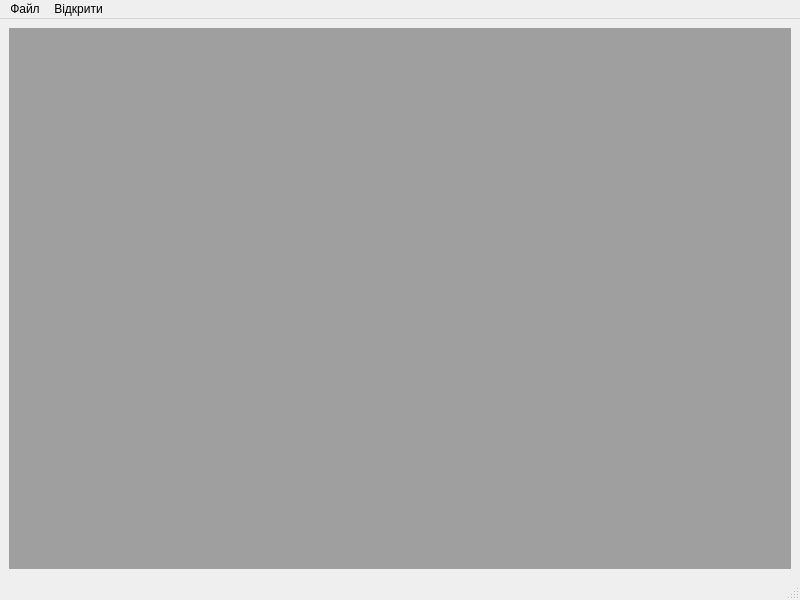
<?xml version="1.0" encoding="UTF-8"?>
<ui version="4.0">
 <class>MainWindow</class>
 <widget class="QMainWindow" name="MainWindow">
  <property name="geometry">
   <rect>
    <x>0</x>
    <y>0</y>
    <width>800</width>
    <height>600</height>
   </rect>
  </property>
  <property name="windowTitle">
   <string>MainWindow</string>
  </property>
  <widget class="QWidget" name="mainWidget">
   <layout class="QVBoxLayout" name="mainLayout">
    <item>
     <widget class="QMdiArea" name="mdiArea"/>
    </item>
   </layout>
  </widget>
  <widget class="QMenuBar" name="menuBar">
   <property name="geometry">
    <rect>
     <x>0</x>
     <y>0</y>
     <width>800</width>
     <height>21</height>
    </rect>
   </property>
   <widget class="QMenu" name="windowsMenu">
    <property name="title">
     <string>Відкрити</string>
    </property>
    <addaction name="settingsAction"/>
    <addaction name="plotAction"/>
    <addaction name="tableAction"/>
   </widget>
   <widget class="QMenu" name="fileMenu">
    <property name="title">
     <string>Файл</string>
    </property>
    <addaction name="saveAction"/>
    <addaction name="saveAsAction"/>
    <addaction name="openAction"/>
    <addaction name="resetAction"/>
    <addaction name="printAction"/>
   </widget>
   <addaction name="fileMenu"/>
   <addaction name="windowsMenu"/>
  </widget>
  <widget class="QStatusBar" name="statusBar"/>
  <action name="settingsAction">
   <property name="text">
    <string>Налаштування</string>
   </property>
  </action>
  <action name="plotAction">
   <property name="text">
    <string>Графік</string>
   </property>
  </action>
  <action name="tableAction">
   <property name="text">
    <string>Таблиця</string>
   </property>
  </action>
  <action name="saveAction">
   <property name="text">
    <string>Зберегти</string>
   </property>
  </action>
  <action name="saveAsAction">
   <property name="text">
    <string>Зберегти як</string>
   </property>
  </action>
  <action name="openAction">
   <property name="text">
    <string>Відкрити</string>
   </property>
  </action>
  <action name="resetAction">
   <property name="text">
    <string>Скинути значення</string>
   </property>
  </action>
  <action name="printAction">
   <property name="text">
    <string>Друк</string>
   </property>
  </action>
 </widget>
 <resources/>
 <connections>
  <connection>
   <sender>settingsAction</sender>
   <signal>triggered()</signal>
   <receiver>MainWindow</receiver>
   <slot>triggerSettingsAction()</slot>
   <hints>
    <hint type="sourcelabel">
     <x>-1</x>
     <y>-1</y>
    </hint>
    <hint type="destinationlabel">
     <x>399</x>
     <y>299</y>
    </hint>
   </hints>
  </connection>
  <connection>
   <sender>plotAction</sender>
   <signal>triggered()</signal>
   <receiver>MainWindow</receiver>
   <slot>triggerPlotAction()</slot>
   <hints>
    <hint type="sourcelabel">
     <x>-1</x>
     <y>-1</y>
    </hint>
    <hint type="destinationlabel">
     <x>399</x>
     <y>299</y>
    </hint>
   </hints>
  </connection>
  <connection>
   <sender>tableAction</sender>
   <signal>triggered()</signal>
   <receiver>MainWindow</receiver>
   <slot>triggerTableAction()</slot>
   <hints>
    <hint type="sourcelabel">
     <x>-1</x>
     <y>-1</y>
    </hint>
    <hint type="destinationlabel">
     <x>399</x>
     <y>299</y>
    </hint>
   </hints>
  </connection>
  <connection>
   <sender>saveAction</sender>
   <signal>triggered()</signal>
   <receiver>MainWindow</receiver>
   <slot>triggerSaveAction()</slot>
   <hints>
    <hint type="sourcelabel">
     <x>-1</x>
     <y>-1</y>
    </hint>
    <hint type="destinationlabel">
     <x>399</x>
     <y>299</y>
    </hint>
   </hints>
  </connection>
  <connection>
   <sender>saveAsAction</sender>
   <signal>triggered()</signal>
   <receiver>MainWindow</receiver>
   <slot>triggerSaveAsAction()</slot>
   <hints>
    <hint type="sourcelabel">
     <x>-1</x>
     <y>-1</y>
    </hint>
    <hint type="destinationlabel">
     <x>399</x>
     <y>299</y>
    </hint>
   </hints>
  </connection>
  <connection>
   <sender>openAction</sender>
   <signal>triggered()</signal>
   <receiver>MainWindow</receiver>
   <slot>triggerOpenAction()</slot>
   <hints>
    <hint type="sourcelabel">
     <x>-1</x>
     <y>-1</y>
    </hint>
    <hint type="destinationlabel">
     <x>399</x>
     <y>299</y>
    </hint>
   </hints>
  </connection>
  <connection>
   <sender>resetAction</sender>
   <signal>triggered()</signal>
   <receiver>MainWindow</receiver>
   <slot>triggerResetAction()</slot>
   <hints>
    <hint type="sourcelabel">
     <x>-1</x>
     <y>-1</y>
    </hint>
    <hint type="destinationlabel">
     <x>399</x>
     <y>299</y>
    </hint>
   </hints>
  </connection>
  <connection>
   <sender>printAction</sender>
   <signal>triggered()</signal>
   <receiver>MainWindow</receiver>
   <slot>triggerPrintAction()</slot>
   <hints>
    <hint type="sourcelabel">
     <x>-1</x>
     <y>-1</y>
    </hint>
    <hint type="destinationlabel">
     <x>399</x>
     <y>299</y>
    </hint>
   </hints>
  </connection>
 </connections>
 <slots>
  <slot>releaseCalculationButton()</slot>
  <slot>triggerSettingsAction()</slot>
  <slot>triggerPlotAction()</slot>
  <slot>triggerTableAction()</slot>
  <slot>triggerSaveAction()</slot>
  <slot>triggerSaveAsAction()</slot>
  <slot>triggerOpenAction()</slot>
  <slot>triggerResetAction()</slot>
  <slot>triggerPrintAction()</slot>
 </slots>
</ui>
